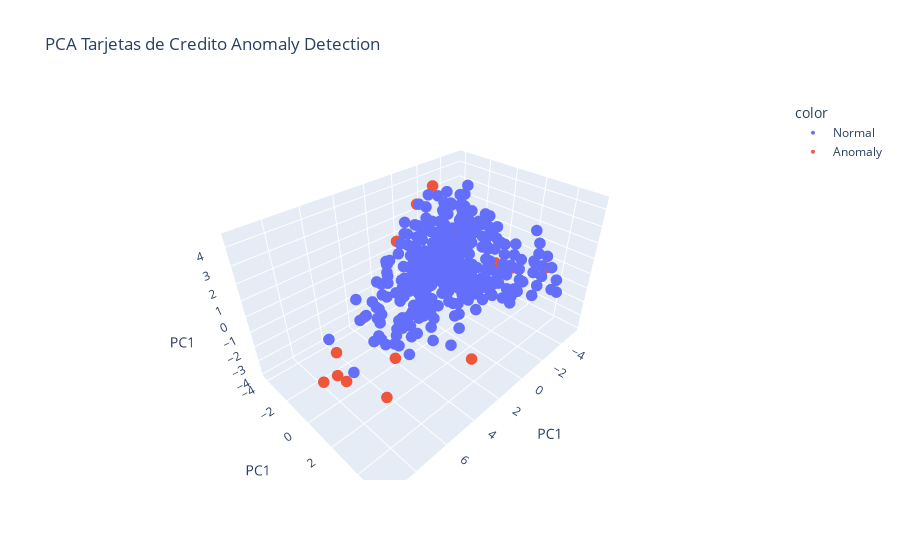

Here is the notebook cell this chart was saved with:
### Code cell
import plotly.express as px

fig = px.scatter_3d(
    hashed_df,
    x='PC1',
    y='PC2',
    z='PC3',
    color = hashed_df['anomaly'].map({1:'Normal', -1:'Anomaly'}),
    title= 'PCA Tarjetas de Credito Anomaly Detection'
)

fig.update_traces(marker=dict(size=4))
fig.update_layout(scene=dict(
    xaxis_title='PC1',
    yaxis_title='PC1',
    zaxis_title='PC1',
))

fig.show()

### Figure 1 — Plotly figure (JSON) as saved in the notebook; plotly's stock layout.template omitted (floating-point values rounded to 4 significant figures; data arrays with more than 128 entries replaced by an {"elided": "..."} marker saying what was removed)
{"data": [{"hovertemplate": "color=Normal<br>PC1=%{x}<br>PC2=%{y}<br>PC3=%{z}<extra></extra>", "legendgroup": "Normal", "marker": {"color": "#636efa", "size": 4, "symbol": "circle"}, "mode": "markers", "name": "Normal", "scene": "scene", "showlegend": true, "type": "scatter3d", "x": {"elided": "1344 float values"}, "y": {"elided": "1344 float values"}, "z": {"elided": "1344 float values"}}, {"hovertemplate": "color=Anomaly<br>PC1=%{x}<br>PC2=%{y}<br>PC3=%{z}<extra></extra>", "legendgroup": "Anomaly", "marker": {"color": "#EF553B", "size": 4, "symbol": "circle"}, "mode": "markers", "name": "Anomaly", "scene": "scene", "showlegend": true, "type": "scatter3d", "x": [-4.222, -4.654, -5.373, 0.1214, 3.431, 9.028, 9.028, 9.028, 9.028, 6.291, 9.461, 8.421, 8.421, -0.7902, -1.377, 8.31, 9.086, -3.113, -3.113, -2.488, -4.222, -4.654, -5.373, 0.1214, 3.431, 9.028, 9.028, 9.028, 9.028, 6.291, 9.461, 8.421, 8.421, -0.7902, -1.377, 8.31, 9.086, -0.9206, -4.222, -4.654, -5.373, 0.1214, 3.431, 6.291, 9.461, 8.421, 8.421, -0.7902, 8.31, 9.086, 6.513, 6.513, -4.222, -4.654, -5.373, 0.1214, 3.431, 6.291, 9.461, 8.421, 8.421, -0.7902, 8.31, 9.086, 6.513, 6.513], "y": [0.2129, 1.183, 3.128, -4.17, 4.832, 2.675, 2.675, 2.675, 2.675, 0.5178, 1.499, 0.9215, 0.9215, -2.337, -3.909, 4.414, 2.325, -1.996, -1.996, -3.711, 0.2129, 1.183, 3.128, -4.17, 4.832, 2.675, 2.675, 2.675, 2.675, 0.5178, 1.499, 0.9215, 0.9215, -2.337, -3.909, 4.414, 2.325, -2.117, 0.2129, 1.183, 3.128, -4.17, 4.832, 0.5178, 1.499, 0.9215, 0.9215, -2.337, 4.414, 2.325, 2.903, 2.903, 0.2129, 1.183, 3.128, -4.17, 4.832, 0.5178, 1.499, 0.9215, 0.9215, -2.337, 4.414, 2.325, 2.903, 2.903], "z": [-0.9788, -1.115, -0.5486, 0.5534, -0.965, 0.07433, 0.07433, 0.07433, 0.07433, 0.7701, -0.5236, -1.295, -1.295, -3.924, 2.612, -0.09345, 1.521, 0.9093, 0.9093, -1.723, -0.9788, -1.115, -0.5486, 0.5534, -0.965, 0.07433, 0.07433, 0.07433, 0.07433, 0.7701, -0.5236, -1.295, -1.295, -3.924, 2.612, -0.09345, 1.521, 4.431, -0.9788, -1.115, -0.5486, 0.5534, -0.965, 0.7701, -0.5236, -1.295, -1.295, -3.924, -0.09345, 1.521, -0.1363, -0.1363, -0.9788, -1.115, -0.5486, 0.5534, -0.965, 0.7701, -0.5236, -1.295, -1.295, -3.924, -0.09345, 1.521, -0.1363, -0.1363]}], "layout": {"legend": {"title": {"text": "color"}, "tracegroupgap": 0}, "scene": {"domain": {"x": [0, 1], "y": [0, 1]}, "xaxis": {"title": {"text": "PC1"}}, "yaxis": {"title": {"text": "PC1"}}, "zaxis": {"title": {"text": "PC1"}}}, "title": {"text": "PCA Tarjetas de Credito Anomaly Detection"}}}
